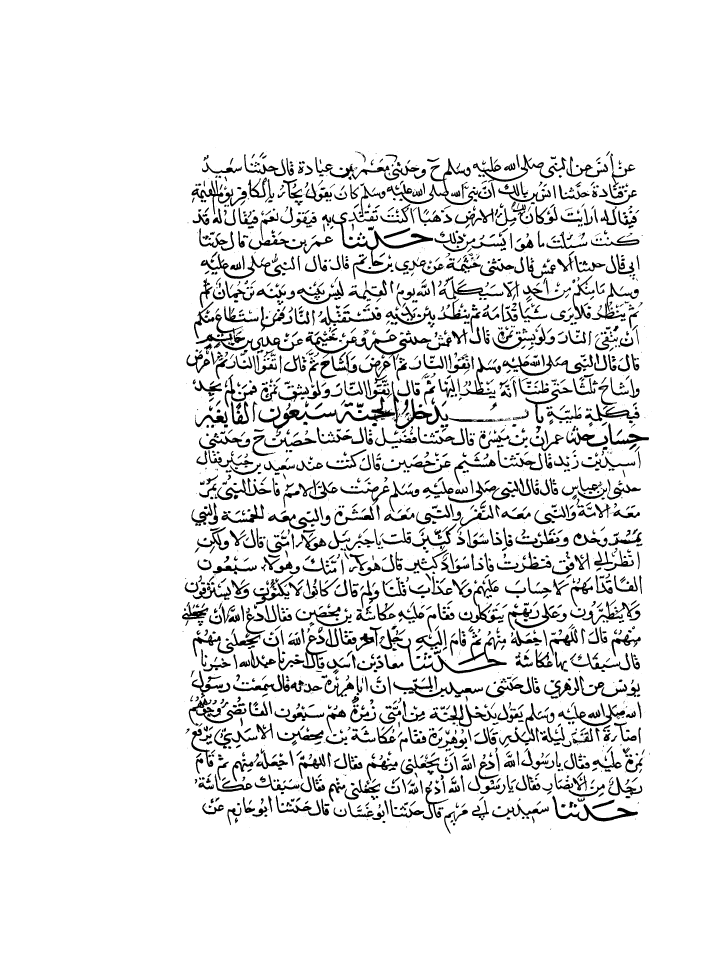
#> input picture ahte_dataset/ahte_test_binary_images/book1_page11.png, 2816 x 3880 px (shown at 1/4 size)
$ python try1.py
#> lines starting #> are read from the running program, lines starting #| are printed output that depends on the picture; after the words box and inside, x2 and y2 are one past the last pixel; in counts of white or black regions, pixels touching at a corner belong together
import cv2
import math
import numpy as np # linear algebra
import pandas as pd # data processing, CSV file I/O (e.g. pd.read_csv)
#import tensorflow as tf
import tensorflow as tf
import tensorflow as tf

tf.compat.v1.disable_eager_execution()
#> (this line was passed over: tensorflow is not available in this run)


import os
#print(os.listdir("../input"))
import warnings
#warnings.filterwarnings('ignore')
#%matplotlib inline
import seaborn as sns
import matplotlib.pyplot as plt
import warnings
warnings.simplefilter('ignore')
sns.set(rc={'figure.figsize' : (22, 10)})
sns.set_style("darkgrid", {'axes.grid' : True})

def showImg(img, cmap=None):
    plt.imshow(img, cmap=cmap, interpolation = 'bicubic')
    plt.xticks([]), plt.yticks([])  # to hide tick values on X and Y axis
    #plt.show()

#############################
image = cv2.imread('ahte_dataset/ahte_test_binary_images/book1_page11.png')
#> image is the input picture: shape (3880, 2816, 3); 91.4% white; 2914 black regions (835 under 20 px), largest, box (x1, y1, x2, y2) and area: (1587, 2548, 2027, 2694) 9719, (1327, 849, 1733, 1065) 8406, (1547, 633, 1883, 817) 6636
cv2.imwrite('origin.png',image)
imgcpy = image.copy()

image = cv2.GaussianBlur(image,(5,5), 1)
cv2.imwrite('gaussian.png',image)

gray = cv2.cvtColor(image, cv2.COLOR_BGR2GRAY)
cv2.imwrite("grey.jpg", gray)

gray = np.array(255 * (gray / 255) ** 1 , dtype='uint8')
cv2.imwrite("greyImgGamaCorrelation.jpg", gray)

ret,thresh = cv2.threshold(gray, 0, 255, cv2.THRESH_BINARY_INV+ cv2.THRESH_OTSU)
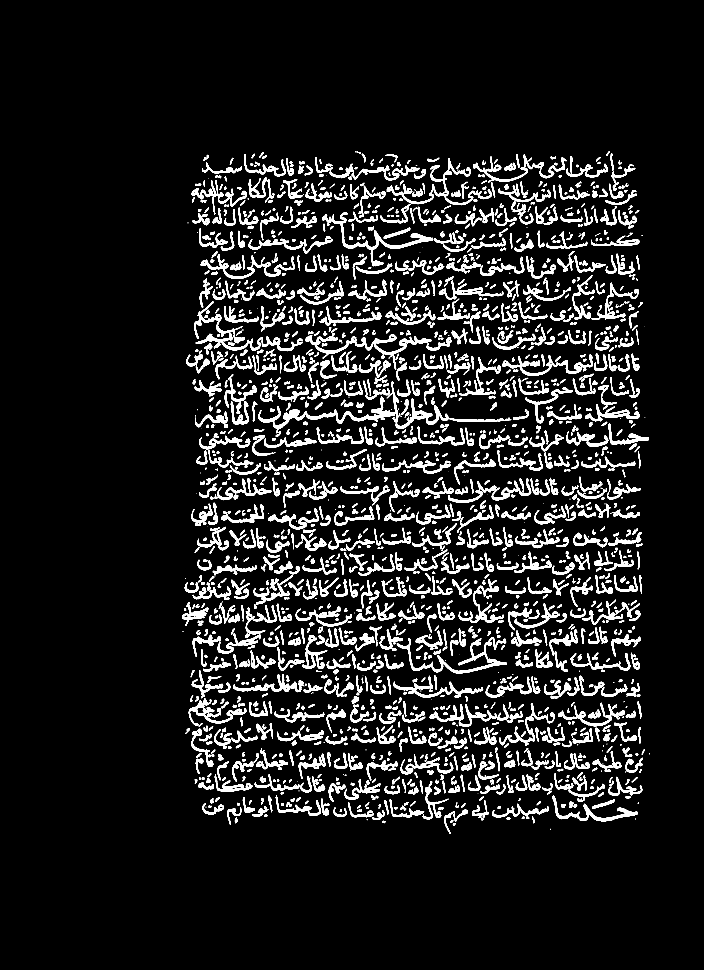
#> thresh: shape (3880, 2816) (shown at 1/4 size); 8.6% white; 2229 white regions (190 under 20 px), largest, box (x1, y1, x2, y2) and area: (1034, 1586, 1581, 1733) 10989, (1223, 1337, 1725, 1434) 9804, (1587, 2548, 2027, 2694) 9766
#> ret = 141
cv2.imwrite('otsus.png',thresh)

kernel = np.ones((1,5), np.uint8)
kernel2 = np.ones((5,1), np.uint8)
# use closing morph operation but fewer iterations than the letter then erode to narrow the image
# temp_img = cv2.morphologyEx(thresh,cv2.MORPH_CLOSE,kernel2,iterations=2)
line_img = cv2.erode(thresh,kernel,iterations=2)
#> line_img: shape (3880, 2816); 3.4% white; 2990 white regions (1183 under 20 px), largest, box (x1, y1, x2, y2) and area: (1500, 927, 1729, 994) 2956, (1381, 1632, 1577, 1684) 2835, (2338, 3220, 2548, 3285) 2767
line_img = cv2.morphologyEx(line_img,cv2.MORPH_CLOSE,kernel2,iterations=2)
#> line_img: shape (3880, 2816); 3.7% white; 2521 white regions (1041 under 20 px), largest, box (x1, y1, x2, y2) and area: (1096, 1638, 1345, 1715) 3196, (1381, 1632, 1577, 1684) 3052, (1500, 927, 1729, 994) 3023
#line_img = cv2.dilate(line_img,kernel2,iterations=3)
cv2.imwrite('lineIMG.png',line_img)

blur = cv2.blur(line_img,(13,7))
cv2.imwrite('blureImg.tif',blur)

_,imgPart = cv2.threshold(blur,1,255,cv2.THRESH_BINARY)
#> imgPart: shape (3880, 2816); 12% white; 1831 white regions, largest, box (x1, y1, x2, y2) and area: (1369, 924, 1735, 1003) 9108, (755, 2798, 988, 2896) 8734, (2338, 1625, 2560, 1695) 6826
cv2.imwrite('imgPage.png',imgPart)

close_kernel = cv2.getStructuringElement(cv2.MORPH_RECT, (25,1))
close = cv2.morphologyEx(imgPart, cv2.MORPH_CLOSE, close_kernel, iterations=3)
#> close: shape (3880, 2816); 20% white; 141 white regions, largest, box (x1, y1, x2, y2) and area: (769, 1512, 2598, 1807) 245543, (726, 2302, 2564, 2519) 182002, (744, 1301, 2559, 1512) 178957
kernel = np.ones((1,25), np.uint8)
close = cv2.erode(close,kernel,iterations=2)
#> close: shape (3880, 2816); 15% white; 232 white regions (30 under 20 px)
cv2.imwrite('close.png',close)


cnts = cv2.findContours(close, cv2.RETR_EXTERNAL, cv2.CHAIN_APPROX_SIMPLE)
#> cnts = 232 contours, 49 with area under 20; largest, box (x1, y1, x2, y2) and area: (768, 1310, 2535, 1504) 140490, (750, 2408, 2540, 2516) 72374, (761, 2316, 2528, 2400) 70408, (819, 1918, 2541, 2014) 69566, (769, 2911, 2542, 2999) 67776
cnts = cnts[0] if len(cnts) == 2 else cnts[1]
for c in cnts:
    area = cv2.contourArea(c)
    if area < 400:
        x,y,w,h = cv2.boundingRect(c)
        cv2.rectangle(close, (x, y), (x + w, y + h), (0,0,0), -1)
#> this loop made 232 passes
#> (c, area, x, y, w, h) on passes 11, 21, 40: ([[1740, 3098], [1740, 3100], [1751, 3100], [1749, 3098]], 20, 1740, 3098, 12, 3), ([[2237, 2977], [2237, 2982], [2262, 2982], [2262, 2977]], 125, 2237, 2977, 26, 6), ([[1680, 2715], [1679, 2716], [1724, 2716], [1724, 2715]], 44.5, 1679, 2715, 46, 2)
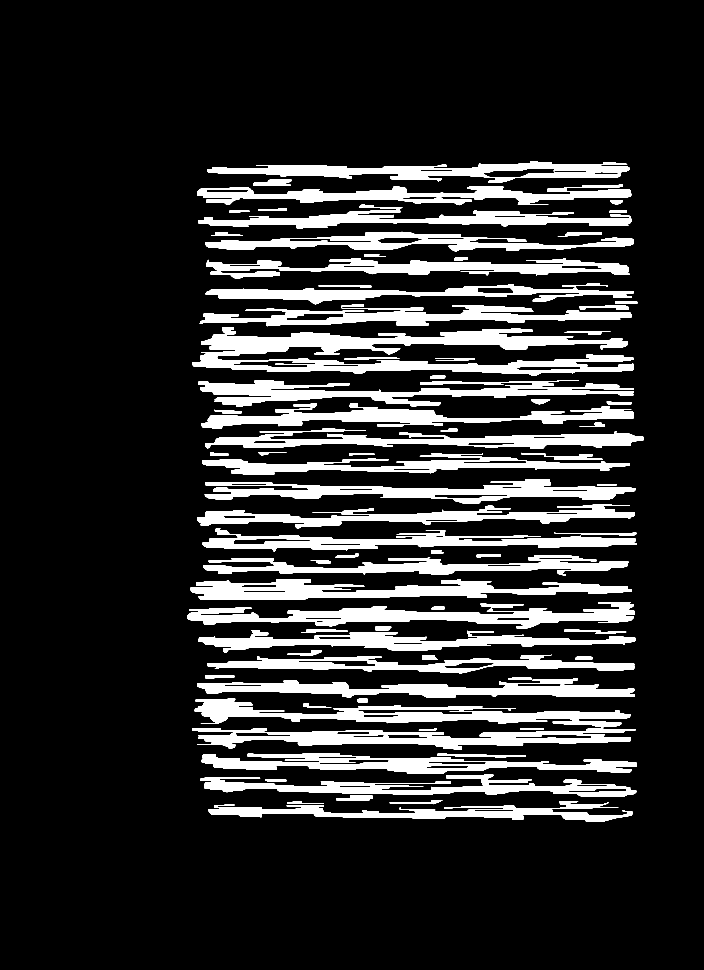
#> close: shape (3880, 2816) (shown at 1/4 size); 14.9% white; 95 white regions
cv2.imwrite('threshImg.png',close)

(contours, _) = cv2.findContours(close, cv2.RETR_EXTERNAL,cv2.CHAIN_APPROX_SIMPLE)
#> contours = 95 contours; largest, box (x1, y1, x2, y2) and area: (768, 1310, 2535, 1504) 140490, (750, 2408, 2540, 2516) 72374, (761, 2316, 2528, 2400) 70408, (819, 1918, 2541, 2014) 69566, (769, 2911, 2542, 2999) 67776

for cnt in contours:
	x,y,w,h = cv2.boundingRect(cnt)
	cv2.rectangle(imgcpy,(x-1,y-5),(x+w,y+h),(0,255,0),5)
#> this loop made 95 passes
#> (x, y, w, h) on passes 1 to 8: (1148, 3207, 148, 8), (834, 3205, 1696, 82), (1559, 3200, 210, 17), (1344, 3181, 147, 20), (1061, 3118, 84, 9), (801, 3111, 1744, 76), (1785, 3098, 342, 40), (808, 3016, 63, 14)
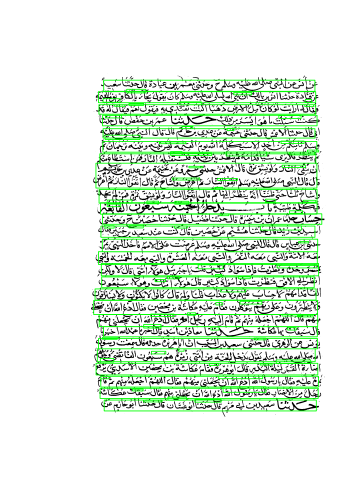
#> imgcpy: shape (3880, 2816, 3) (shown at 1/8 size); mean B, G, R 218.3, 234.6, 218.3
cv2.imwrite("imgContoure.png", imgcpy)

for c in contours:
    area = cv2.contourArea(c)
    if area > 0:
        cv2.drawContours(imgcpy,[c],-1,(255,0,255),5)
        x,y,w,h = cv2.boundingRect(c)
        # cv2.rectangle(imgcpy, (x, y), (x , y+100), (255,0,255), -1)
        cv2.putText(imgcpy,"",(x,y+100),cv2.FONT_HERSHEY_SIMPLEX,1,(209, 80, 0, 255),5)
#> this loop made 95 passes
#> (area, x, y, w, h) on passes 1 to 8: (435.5, 1148, 3207, 148, 8), (45750, 834, 3205, 1696, 82), (1164, 1559, 3200, 210, 17), (1934, 1344, 3181, 147, 20), (530, 1061, 3118, 84, 9), (47559, 801, 3111, 1744, 76), (4327, 1785, 3098, 342, 40), (693, 808, 3016, 63, 14)
cv2.imwrite("imgContoure2.png", imgcpy)


#############################
img1 = cv2.imread('lineIMG.png')
#showImg(img1, cmap='gray')
print(img1.ndim)
#| 3
print(img1.shape)
#| (3880, 2816, 3)
img2 = cv2.cvtColor(img1, cv2.COLOR_BGR2GRAY)
print(img2.shape)
#| (3880, 2816)
#showImg(img2, cmap='gray')
img3 = np.transpose(img2)
#> img3: shape (2816, 3880); 3.7% white; 2521 white regions (1041 under 20 px), largest, box (x1, y1, x2, y2) and area: (1638, 1096, 1715, 1345) 3196, (1632, 1381, 1684, 1577) 3052, (927, 1500, 994, 1729) 3023
#showImg(img3, cmap='gray')
img = np.arange(16).reshape((4,4))
img
#showImg(img, cmap='gray')
def createKernel(kernelSize, sigma, theta):
    "create anisotropic filter kernel according to given parameters"
#> called with kernelSize = 9, sigma = 4, theta = 1.5
    assert kernelSize % 2 # must be odd size
    halfSize = kernelSize // 2

    kernel = np.zeros([kernelSize, kernelSize])
    sigmaX = sigma
    sigmaY = sigma * theta

    for i in range(kernelSize):
        for j in range(kernelSize):
            x = i - halfSize
            y = j - halfSize

            expTerm = np.exp(-x**2 / (2 * sigmaX) - y**2 / (2 * sigmaY))
            xTerm = (x**2 - sigmaX**2) / (2 * math.pi * sigmaX**5 * sigmaY)
            yTerm = (y**2 - sigmaY**2) / (2 * math.pi * sigmaY**5 * sigmaX)

            kernel[i, j] = (xTerm + yTerm) * expTerm

    kernel = kernel / np.sum(kernel)
    return kernel
kernelSize=9
sigma=4
theta=1.5
imgFiltered1 = cv2.filter2D(img3, -1, createKernel(kernelSize, sigma, theta), borderType=cv2.BORDER_REPLICATE)
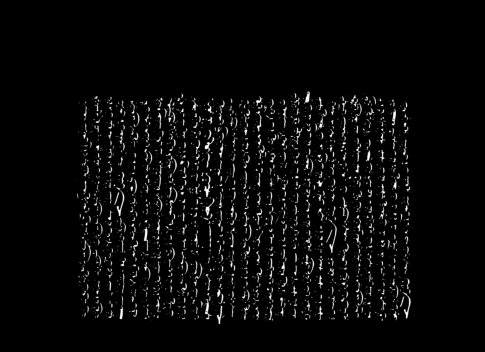
#> imgFiltered1: shape (2816, 3880) (shown at 1/8 size); min 0, max 255, mean 9.4
#showImg(imgFiltered1, cmap='gray')
def applySummFunctin(img):
    res = np.sum(img, axis = 0)    #  summ elements in columns
    return res
def normalize(img):
    (m, s) = cv2.meanStdDev(img)
    m = m[0][0]
    s = s[0][0]
    img = img - m
    img = img / s if s>0 else img
    return img
img4 = normalize(imgFiltered1)
(m, s) = cv2.meanStdDev(imgFiltered1)
m[0][0]
summ = applySummFunctin(img4)
print(summ.ndim)
#| 1
print(summ.shape)
#| (3880,)
plt.plot(summ)
#plt.show()

def smooth(x, window_len=11, window='hanning'):
#     if x.ndim != 1:
#         raise ValueError("smooth only accepts 1 dimension arrays.")
    if x.size < window_len:
        raise ValueError("Input vector needs to be bigger than window size.")
    if window_len<3:
        return x
    if not window in ['flat', 'hanning', 'hamming', 'bartlett', 'blackman']:
        raise ValueError("Window is on of 'flat', 'hanning', 'hamming', 'bartlett', 'blackman'")
    s = np.r_[x[window_len-1:0:-1],x,x[-2:-window_len-1:-1]]
    #print(len(s))
    if window == 'flat': #moving average
        w = np.ones(window_len,'d')
    else:
        w = eval('np.'+window+'(window_len)')

    y = np.convolve(w/w.sum(),s,mode='valid')
    return y

windows=['flat', 'hanning', 'hamming', 'bartlett', 'blackman']
smoothed = smooth(summ, 35)
plt.plot(smoothed)
#plt.show()

from scipy.signal import argrelmin
mins = argrelmin(smoothed, order=2)
arr_mins = np.array(mins)

plt.plot(smoothed)
plt.plot(arr_mins, smoothed[arr_mins], "x")
#plt.show()


def crop_text_to_lines(text, blanks):
    x1 = 0
    y = 0
    lines = []
    for i, blank in enumerate(blanks):
        x2 = blank
        print("x1=", x1, ", x2=", x2, ", Diff= ", x2 - x1)
        line = text[:, x1:x2]
        lines.append(line)
        x1 = blank
#> this loop made 32 passes
#> blank on passes 1 to 8: 756, 848, 934, 1038, 1142, 1239, 1328, 1404
#> (printed output is left out)
#> pass 1, in crop_text_to_lines, `line = text[:, x1:x2]`:
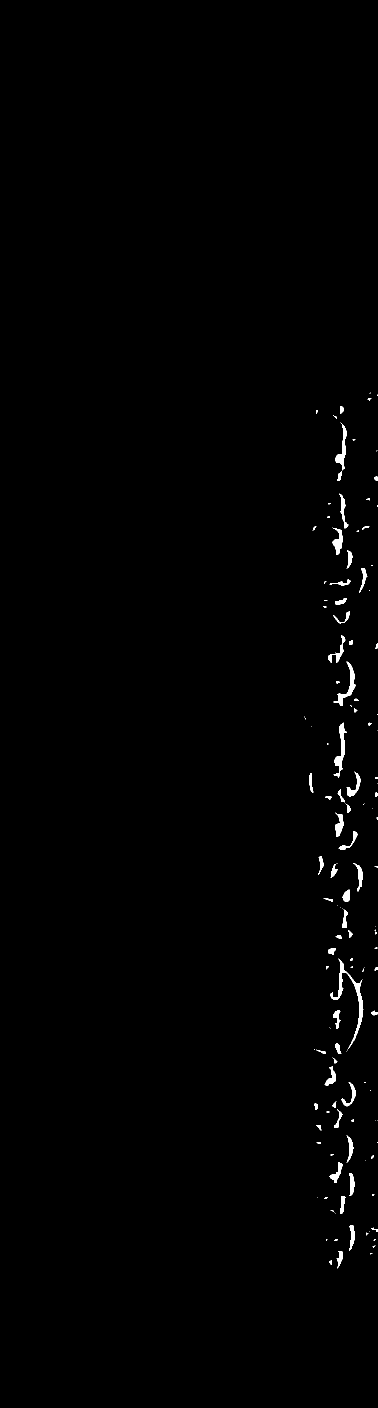
#> line: shape (2816, 756) (shown at 1/2 size); 0.66% white; 135 white regions (70 under 20 px), largest, box (x1, y1, x2, y2) and area: (660, 1917, 727, 2098) 1530, (667, 1445, 694, 1555) 892, (667, 1323, 711, 1412) 807
    return lines


# [24 lines left out: function display_lines, not called in this run]
    #plt.show()

found_lines = crop_text_to_lines(img3, arr_mins[0])

#sess = tf.Session()
#> (the run stopped early here; a loop or call above may not have finished)

$ run again, with ahte_dataset/ahte_test_binary_images/moc_test_10.png copied over ahte_dataset/ahte_test_binary_images/book1_page11.png
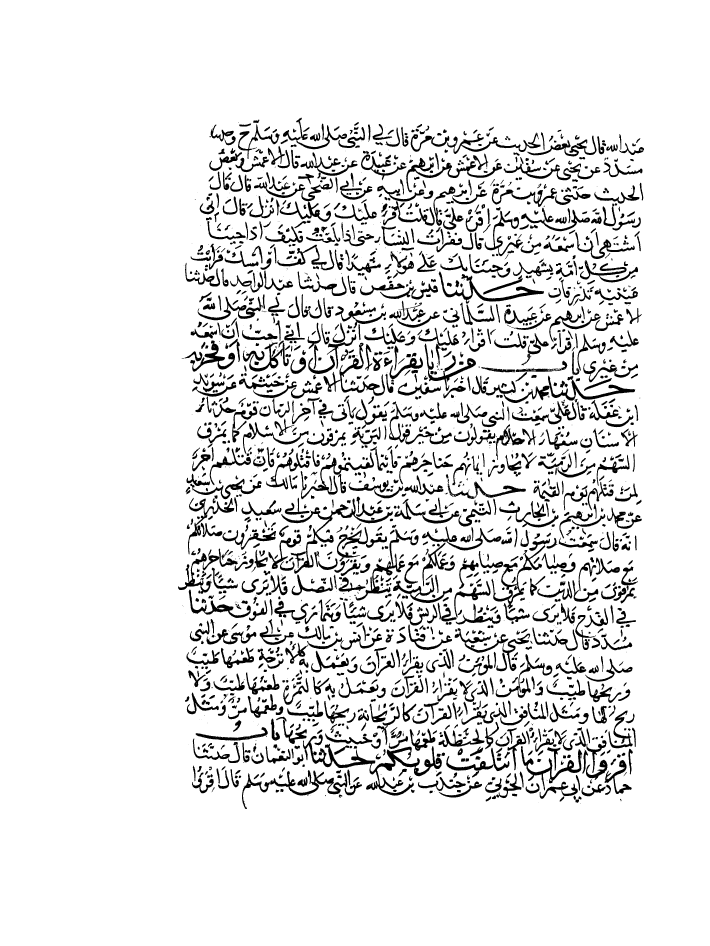
#> input picture ahte_dataset/ahte_test_binary_images/moc_test_10.png, 2840 x 3784 px (shown at 1/4 size)
#> image is the input picture: shape (3784, 2840, 3); 90.4% white; 2454 black regions (475 under 20 px), largest, box (x1, y1, x2, y2) and area: (1212, 2943, 1768, 3183) 19598, (1125, 1994, 1571, 2295) 10207, (1016, 713, 1332, 887) 8430
#> thresh: shape (3784, 2840); 9.7% white; 2045 white regions (109 under 20 px), largest, box (x1, y1, x2, y2) and area: (1212, 2943, 1768, 3183) 19728, (1125, 1994, 1571, 2295) 11226, (1943, 1503, 2541, 1612) 11182
#> ret = 140
#> imgPart: shape (3784, 2840); 13.6% white; 1885 white regions, largest, box (x1, y1, x2, y2) and area: (1477, 2985, 1782, 3107) 12296, (1842, 2532, 2123, 2636) 9456, (1843, 1095, 2178, 1209) 8523
#> cnts = 201 contours, 39 with area under 20; largest, box (x1, y1, x2, y2) and area: (802, 2897, 2509, 3125) 191818, (734, 2306, 2528, 2508) 139378, (760, 1322, 2533, 1524) 134477, (771, 2520, 2508, 2705) 131495, (791, 1493, 2530, 1615) 87099
#> the loop `for c in cnts:` made 201 passes
#> (c, area, x, y, w, h) on passes 18, 58: ([[2005, 2812], [2005, 2814], [2018, 2814], [2018, 2812]], 26, 2005, 2812, 14, 3), ([[2224, 2295], [2224, 2297], [2239, 2297], [2239, 2295]], 30, 2224, 2295, 16, 3)
#> after the loop `for c in cnts:`:
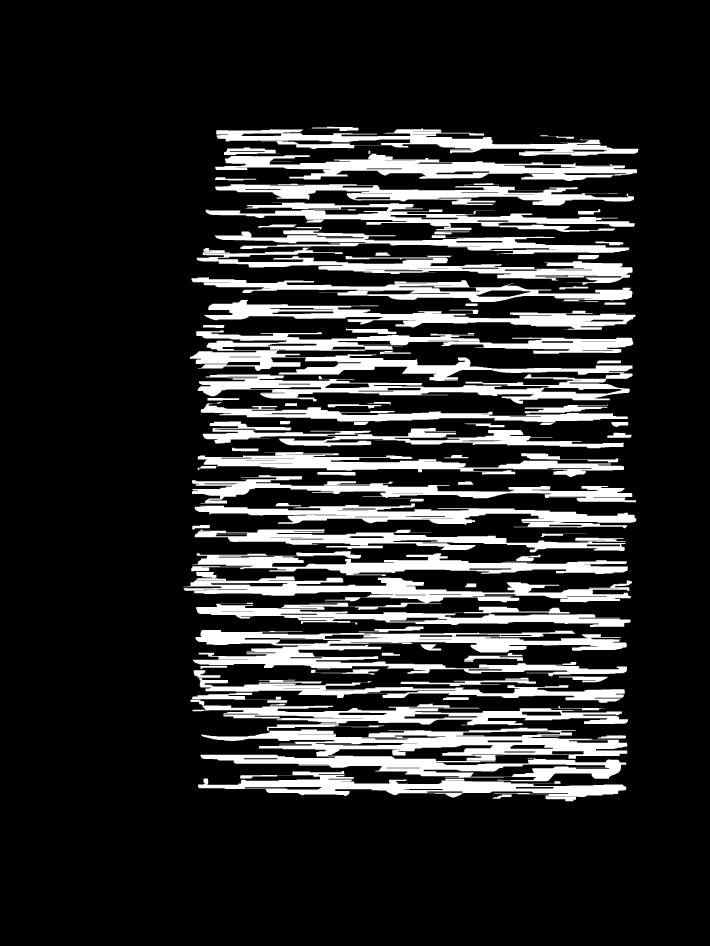
#> close: shape (3784, 2840) (shown at 1/4 size); 17.3% white; 86 white regions
#> contours = 85 contours; largest, box (x1, y1, x2, y2) and area: (802, 2897, 2509, 3125) 191818, (734, 2306, 2528, 2508) 139378, (760, 1322, 2533, 1524) 134476, (771, 2520, 2508, 2705) 131495, (791, 1493, 2530, 1615) 87099
#> the loop `for cnt in contours:` made 85 passes
#> (x, y, w, h) on passes 1 to 8: (2181, 3188, 123, 17), (1968, 3178, 79, 17), (792, 3084, 1713, 106), (2390, 2941, 114, 13), (802, 2897, 1707, 228), (770, 2814, 1742, 88), (1069, 2801, 80, 10), (762, 2798, 118, 23)
#> the loop `for c in contours:` made 85 passes
#> (area, x, y, w, h) on passes 1 to 8: (1237.5, 2181, 3188, 123, 17), (572, 1968, 3178, 79, 17), (72711.5, 792, 3084, 1713, 106), (1034.5, 2390, 2941, 114, 13), (191818.5, 802, 2897, 1707, 228), (70951.5, 770, 2814, 1742, 88), (706, 1069, 2801, 80, 10), (570, 762, 2798, 118, 23)
#> img1: shape (3784, 2840, 3); 4.2% white; 2568 white regions (887 under 20 px), largest, box (x1, y1, x2, y2) and area: (1849, 1098, 2172, 1206) 4259, (1483, 2988, 1675, 3096) 3563, (2290, 1526, 2537, 1598) 3218
#| 3
#| (3784, 2840, 3)
#| (3784, 2840)
#> img3: shape (2840, 3784); 4.2% white; 2568 white regions (887 under 20 px), largest, box (x1, y1, x2, y2) and area: (1098, 1849, 1206, 2172) 4259, (2988, 1483, 3096, 1675) 3563, (1526, 2290, 1598, 2537) 3218
#| 1
#| (3784,)
#> the loop in crop_text_to_lines, `for i, blank in enumerate(blanks):` made 41 passes
#> blank on passes 1 to 8: 585, 643, 712, 746, 787, 845, 921, 950
#> (printed output is left out)
#> pass 1, in crop_text_to_lines, `line = text[:, x1:x2]`:
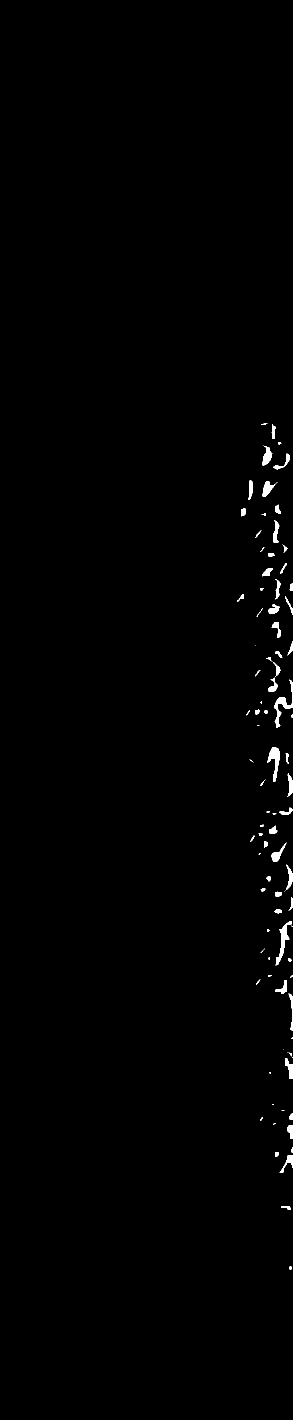
#> line: shape (2840, 585) (shown at 1/2 size); 0.62% white; 90 white regions (23 under 20 px), largest, box (x1, y1, x2, y2) and area: (548, 1359, 585, 1455) 780, (551, 1842, 583, 1931) 768, (534, 1494, 559, 1564) 725
